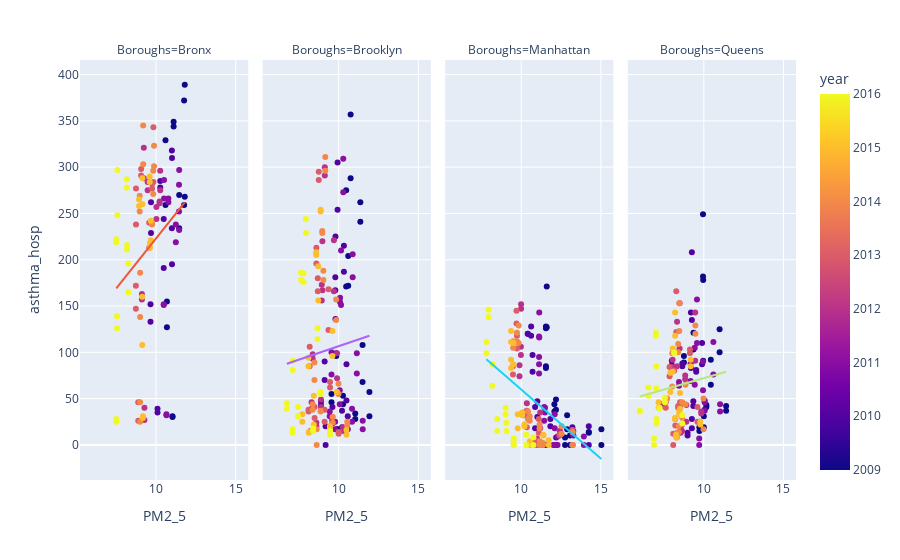

The cell this chart's notebook holds for it:
### Markdown cell above
Staten Island data is boring, so let's just delete it from the plot.

### Code cell
non_staten_df=sorted_df[sorted_df.Boroughs!="Staten Island"]

fig = px.scatter(non_staten_df, x="PM2_5", y="asthma_hosp", color="year",trendline="ols", facet_col="Boroughs")
fig.show()

### Figure 1 — Plotly figure (JSON) as saved in the notebook; plotly's stock layout.template omitted (floating-point values rounded to 4 significant figures; data arrays with more than 128 entries replaced by an {"elided": "..."} marker saying what was removed)
{"data": [{"hovertemplate": "Boroughs=Bronx<br>PM2_5=%{x}<br>asthma_hosp=%{y}<br>year=%{marker.color}<extra></extra>", "legendgroup": "", "marker": {"color": [2009, 2009, 2009, 2009, 2009, 2009, 2009, 2009, 2009, 2009, 2009, 2009, 2009, 2009, 2010, 2010, 2010, 2010, 2010, 2010, 2010, 2010, 2010, 2010, 2010, 2010, 2010, 2010, 2011, 2011, 2011, 2011, 2011, 2011, 2011, 2011, 2011, 2011, 2011, 2011, 2011, 2011, 2012, 2012, 2012, 2012, 2012, 2012, 2012, 2012, 2012, 2012, 2012, 2012, 2012, 2012, 2013, 2013, 2013, 2013, 2013, 2013, 2013, 2013, 2013, 2013, 2013, 2013, 2013, 2013, 2014, 2014, 2014, 2014, 2014, 2014, 2014, 2014, 2014, 2014, 2014, 2014, 2014, 2014, 2015, 2015, 2015, 2015, 2015, 2015, 2015, 2015, 2015, 2015, 2015, 2015, 2015, 2015, 2016, 2016, 2016, 2016, 2016, 2016, 2016, 2016, 2016, 2016, 2016, 2016, 2016, 2016], "coloraxis": "coloraxis", "symbol": "circle"}, "mode": "markers", "name": "", "orientation": "v", "showlegend": false, "type": "scatter", "x": [11.03, 11.03, 10.68, 10.68, 11.1, 11.1, 10.59, 10.59, 11.76, 11.76, 11.8, 11.8, 11.45, 11.45, 10.09, 10.09, 9.65, 9.65, 10.26, 10.26, 9.68, 9.68, 10.99, 10.99, 11, 11, 10.48, 10.48, 10.65, 10.65, 10.48, 10.48, 10.77, 10.77, 10.5, 10.5, 11.45, 11.45, 11.44, 11.44, 11.24, 11.24, 9.27, 9.27, 9.11, 9.11, 9.47, 9.47, 9.23, 9.23, 10.22, 10.22, 10.26, 10.26, 10.02, 10.02, 8.88, 8.88, 8.73, 8.73, 9.06, 9.06, 8.74, 8.74, 9.75, 9.75, 9.83, 9.83, 9.57, 9.57, 9, 9, 9, 9, 9.19, 9.19, 8.97, 8.97, 9.82, 9.82, 9.87, 9.87, 9.75, 9.75, 9.17, 9.17, 9.13, 9.13, 9.14, 9.14, 8.93, 8.93, 9.67, 9.67, 9.6, 9.6, 9.62, 9.62, 7.5, 7.5, 7.55, 7.55, 7.57, 7.57, 7.5, 7.5, 8.18, 8.18, 8.16, 8.16, 8.26, 8.26], "xaxis": "x", "y": [30, 31, 155, 127, 349, 344, 329, 259, 372, 259, 389, 268, 270, 234, 39, 35, 152, 133, 285, 278, 262, 229, 318, 234, 310, 195, 244, 191, 33, 32, 152, 151, 262, 266, 286, 266, 297, 232, 281, 252, 238, 219, 40, 27, 163, 157, 275, 284, 321, 288, 261, 263, 296, 275, 244, 257, 26, 46, 147, 172, 291, 298, 277, 238, 277, 282, 343, 284, 213, 240, 25, 46, 138, 186, 303, 345, 269, 252, 271, 296, 323, 301, 240, 238, 31, 29, 108, 160, 260, 288, 258, 265, 242, 221, 290, 284, 218, 213, 25, 28, 126, 139, 248, 297, 219, 222, 216, 211, 287, 278, 196, 165], "yaxis": "y"}, {"hovertemplate": "<b>OLS trendline</b><br>asthma_hosp = 21.6301 * PM2_5 + 6.79815<br>R<sup>2</sup>=0.064278<br><br>Boroughs=Bronx<br>PM2_5=%{x}<br>asthma_hosp=%{y} <b>(trend)</b><extra></extra>", "legendgroup": "", "marker": {"symbol": "circle"}, "mode": "lines", "name": "", "showlegend": false, "type": "scatter", "x": [7.5, 7.5, 7.5, 7.5, 7.55, 7.55, 7.57, 7.57, 8.16, 8.16, 8.18, 8.18, 8.26, 8.26, 8.73, 8.73, 8.74, 8.74, 8.88, 8.88, 8.93, 8.93, 8.97, 8.97, 9, 9, 9, 9, 9.06, 9.06, 9.11, 9.11, 9.13, 9.13, 9.14, 9.14, 9.17, 9.17, 9.19, 9.19, 9.23, 9.23, 9.27, 9.27, 9.47, 9.47, 9.57, 9.57, 9.6, 9.6, 9.62, 9.62, 9.65, 9.65, 9.67, 9.67, 9.68, 9.68, 9.75, 9.75, 9.75, 9.75, 9.82, 9.82, 9.83, 9.83, 9.87, 9.87, 10.02, 10.02, 10.09, 10.09, 10.22, 10.22, 10.26, 10.26, 10.26, 10.26, 10.48, 10.48, 10.48, 10.48, 10.5, 10.5, 10.59, 10.59, 10.65, 10.65, 10.68, 10.68, 10.77, 10.77, 10.99, 10.99, 11, 11, 11.03, 11.03, 11.1, 11.1, 11.24, 11.24, 11.44, 11.44, 11.45, 11.45, 11.45, 11.45, 11.76, 11.76, 11.8, 11.8], "xaxis": "x", "y": [169.0, 169.0, 169.0, 169.0, 170.1, 170.1, 170.5, 170.5, 183.3, 183.3, 183.7, 183.7, 185.5, 185.5, 195.6, 195.6, 195.8, 195.8, 198.9, 198.9, 200.0, 200.0, 200.8, 200.8, 201.5, 201.5, 201.5, 201.5, 202.8, 202.8, 203.8, 203.8, 204.3, 204.3, 204.5, 204.5, 205.1, 205.1, 205.6, 205.6, 206.4, 206.4, 207.3, 207.3, 211.6, 211.6, 213.8, 213.8, 214.4, 214.4, 214.9, 214.9, 215.5, 215.5, 216.0, 216.0, 216.2, 216.2, 217.7, 217.7, 217.7, 217.7, 219.2, 219.2, 219.4, 219.4, 220.3, 220.3, 223.5, 223.5, 225.0, 225.0, 227.9, 227.9, 228.7, 228.7, 228.7, 228.7, 233.5, 233.5, 233.5, 233.5, 233.9, 233.9, 235.9, 235.9, 237.2, 237.2, 237.8, 237.8, 239.8, 239.8, 244.5, 244.5, 244.7, 244.7, 245.4, 245.4, 246.9, 246.9, 249.9, 249.9, 254.2, 254.2, 254.5, 254.5, 254.5, 254.5, 261.2, 261.2, 262.0, 262.0], "yaxis": "y"}, {"hovertemplate": "Boroughs=Brooklyn<br>PM2_5=%{x}<br>asthma_hosp=%{y}<br>year=%{marker.color}<extra></extra>", "legendgroup": "", "marker": {"color": {"elided": "176 int values"}, "coloraxis": "coloraxis", "symbol": "circle"}, "mode": "markers", "name": "", "orientation": "v", "showlegend": false, "type": "scatter", "x": {"elided": "176 float values"}, "xaxis": "x2", "y": {"elided": "176 int values"}, "yaxis": "y2"}, {"hovertemplate": "<b>OLS trendline</b><br>asthma_hosp = 5.82295 * PM2_5 + 48.3987<br>R<sup>2</sup>=0.004907<br><br>Boroughs=Brooklyn<br>PM2_5=%{x}<br>asthma_hosp=%{y} <b>(trend)</b><extra></extra>", "legendgroup": "", "marker": {"symbol": "circle"}, "mode": "lines", "name": "", "showlegend": false, "type": "scatter", "x": {"elided": "176 float values"}, "xaxis": "x2", "y": {"elided": "176 float values"}, "yaxis": "y2"}, {"hovertemplate": "Boroughs=Manhattan<br>PM2_5=%{x}<br>asthma_hosp=%{y}<br>year=%{marker.color}<extra></extra>", "legendgroup": "", "marker": {"color": {"elided": "160 int values"}, "coloraxis": "coloraxis", "symbol": "circle"}, "mode": "markers", "name": "", "orientation": "v", "showlegend": false, "type": "scatter", "x": {"elided": "160 float values"}, "xaxis": "x3", "y": {"elided": "160 int values"}, "yaxis": "y3"}, {"hovertemplate": "<b>OLS trendline</b><br>asthma_hosp = -14.9354 * PM2_5 + 209.229<br>R<sup>2</sup>=0.224177<br><br>Boroughs=Manhattan<br>PM2_5=%{x}<br>asthma_hosp=%{y} <b>(trend)</b><extra></extra>", "legendgroup": "", "marker": {"symbol": "circle"}, "mode": "lines", "name": "", "showlegend": false, "type": "scatter", "x": {"elided": "160 float values"}, "xaxis": "x3", "y": {"elided": "160 float values"}, "yaxis": "y3"}, {"hovertemplate": "Boroughs=Queens<br>PM2_5=%{x}<br>asthma_hosp=%{y}<br>year=%{marker.color}<extra></extra>", "legendgroup": "", "marker": {"color": {"elided": "160 int values"}, "coloraxis": "coloraxis", "symbol": "circle"}, "mode": "markers", "name": "", "orientation": "v", "showlegend": false, "type": "scatter", "x": {"elided": "160 float values"}, "xaxis": "x4", "y": {"elided": "160 int values"}, "yaxis": "y4"}, {"hovertemplate": "<b>OLS trendline</b><br>asthma_hosp = 4.92719 * PM2_5 + 22.7576<br>R<sup>2</sup>=0.013800<br><br>Boroughs=Queens<br>PM2_5=%{x}<br>asthma_hosp=%{y} <b>(trend)</b><extra></extra>", "legendgroup": "", "marker": {"symbol": "circle"}, "mode": "lines", "name": "", "showlegend": false, "type": "scatter", "x": {"elided": "160 float values"}, "xaxis": "x4", "y": {"elided": "160 float values"}, "yaxis": "y4"}], "layout": {"annotations": [{"font": {}, "showarrow": false, "text": "Boroughs=Bronx", "x": 0.1175, "xanchor": "center", "xref": "paper", "y": 1, "yanchor": "bottom", "yref": "paper"}, {"font": {}, "showarrow": false, "text": "Boroughs=Brooklyn", "x": 0.3725, "xanchor": "center", "xref": "paper", "y": 1, "yanchor": "bottom", "yref": "paper"}, {"font": {}, "showarrow": false, "text": "Boroughs=Manhattan", "x": 0.6275, "xanchor": "center", "xref": "paper", "y": 1, "yanchor": "bottom", "yref": "paper"}, {"font": {}, "showarrow": false, "text": "Boroughs=Queens", "x": 0.8825, "xanchor": "center", "xref": "paper", "y": 1, "yanchor": "bottom", "yref": "paper"}], "coloraxis": {"colorbar": {"title": {"text": "year"}}, "colorscale": [[0, "#0d0887"], [0.1111, "#46039f"], [0.2222, "#7201a8"], [0.3333, "#9c179e"], [0.4444, "#bd3786"], [0.5556, "#d8576b"], [0.6667, "#ed7953"], [0.7778, "#fb9f3a"], [0.8889, "#fdca26"], [1, "#f0f921"]]}, "legend": {"tracegroupgap": 0}, "margin": {"t": 60}, "xaxis": {"anchor": "y", "domain": [0, 0.235], "title": {"text": "PM2_5"}}, "xaxis2": {"anchor": "y2", "domain": [0.255, 0.49], "matches": "x", "title": {"text": "PM2_5"}}, "xaxis3": {"anchor": "y3", "domain": [0.51, 0.745], "matches": "x", "title": {"text": "PM2_5"}}, "xaxis4": {"anchor": "y4", "domain": [0.765, 1.0], "matches": "x", "title": {"text": "PM2_5"}}, "yaxis": {"anchor": "x", "domain": [0, 1], "title": {"text": "asthma_hosp"}}, "yaxis2": {"anchor": "x2", "domain": [0, 1], "matches": "y", "showticklabels": false}, "yaxis3": {"anchor": "x3", "domain": [0, 1], "matches": "y", "showticklabels": false}, "yaxis4": {"anchor": "x4", "domain": [0, 1], "matches": "y", "showticklabels": false}}}
